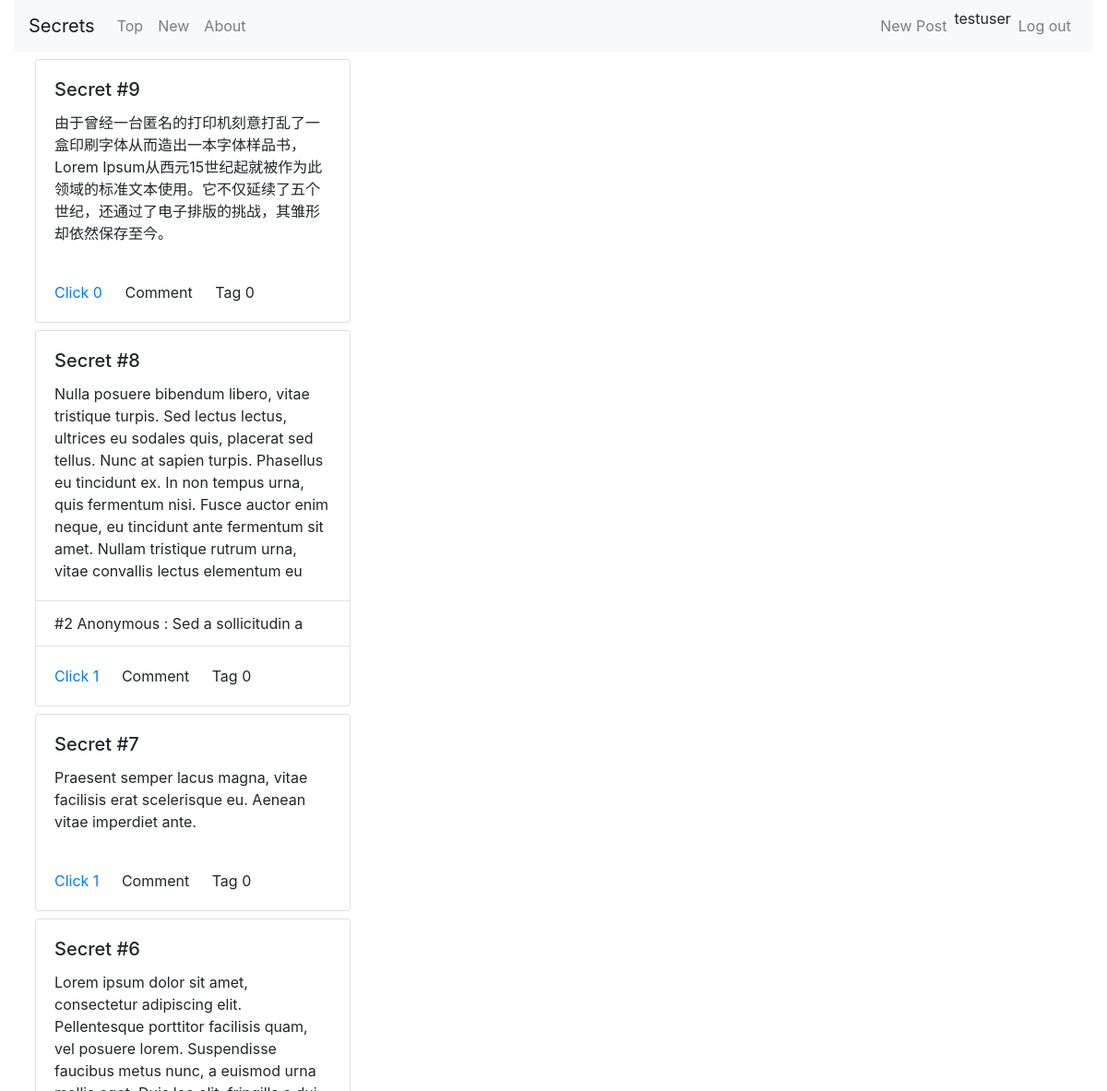
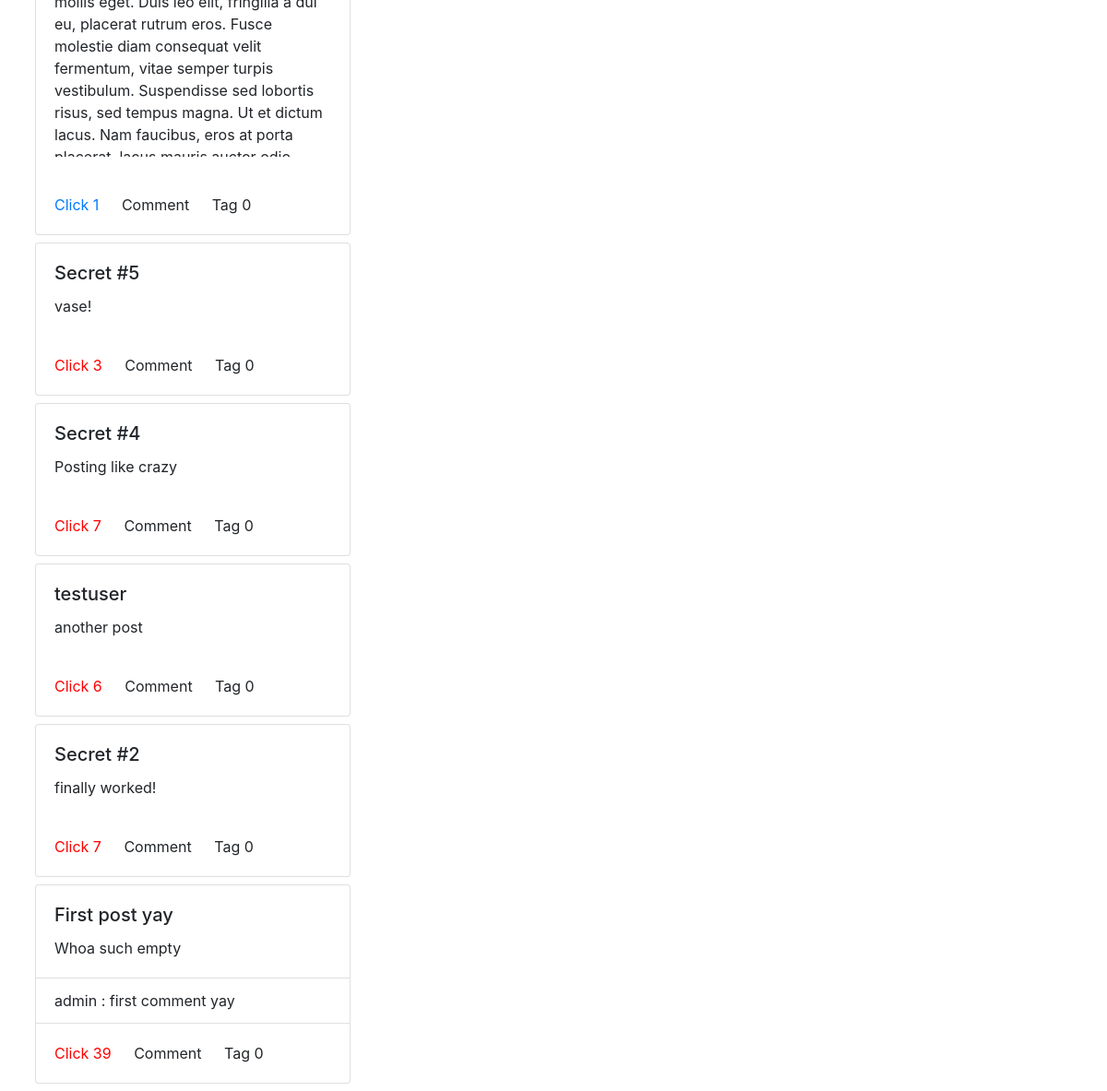
Screenshot of /forum/ (signed in) with the database file from the repository (2 pictures, top to bottom).
### forum/models.py (models this page shows, shortened)
class Post(models.Model):
    title = models.CharField(max_length=50, default='Untitled')
    author = models.ForeignKey(User, on_delete=models.CASCADE)
    date = models.DateTimeField(default = timezone.now)
    content = models.TextField(default="Whoa such empty")
    clicks = models.IntegerField(default=0)
    tags = models.IntegerField(default=0)

class Comments(models.Model):
    author = models.ForeignKey(User, on_delete=models.CASCADE)
    display_name = models.CharField(max_length=50, default='')
    date = models.DateTimeField(default=timezone.now)
    content = models.TextField(default='')
    post = models.ForeignKey(Post, on_delete=models.CASCADE)
    parent_comment = models.ForeignKey('self', on_delete=models.CASCADE, null=True, blank=True)
    def __str__(self):
        return self.display_name + ' : ' + str(self.content)[:20]

### forum/views.py (the view)
# urls.py: path('', views.IndexView.as_view(), name = 'index'),
class IndexView(View):
    template_name = "forum/index.html"
    mode = None
    def get_clicked(self, request, post_id):
        if request.user.is_authenticated:
            clicked_list = request.user.profile.clicked.split()
        else:
            try:
                clicked_list = request.session['clicked'].split()
            except KeyError: return False
        return str(post_id) in clicked_list
    def get(self, request):
        user = request.user
        if self.mode is 'top':
            self.index_post = Post.objects.order_by('-clicks')[:21]
        else:
            self.index_post = Post.objects.order_by('-date')[:21]
        for this_post in self.index_post:
            this_post.comment_snaps = Comments.objects.filter(post=this_post)[:3]
            this_post.clicked = self.get_clicked(request, this_post.pk)
        context = {
            'user':user,
            'latest_post_list': self.index_post,
        }
        return render(request, self.template_name, context)

### ui/templates/forum/index.html (shortened to what this page needs)
{% extends 'base.html' %}
{% block content %}
<div class="container-fluid">
  <div class="grid" data-masonry='{ "itemSelector": ".grid-item", "columnWidth": 1 }'>
    {% for post in latest_post_list %}
    <div class="card my-2 mx-2 grid-item index-card">
      <div class="card-body card-body-ajax" id="{{ post.id }}">
        <h5 class="card-title index-card-title">{{ post.title }}</h5>
        <p class="card-text index-card-text">{{ post.content }}</p>
      </div>
      <ul class="list-group list-group-flush">
        {% for comment_snippet in post.comment_snaps %}
        <li class="list-group-item index-card-comment">{{comment_snippet}}</li>
        {% endfor %}
      </ul>
      <div class="card-body">
        {% if post.clicked %}
        <a class="card-link clickup-button-ajax clickup-clicked" id='{{ post.id }}' style="color:red">
          Click {{post.clicks}}</a>
        {% else %}
        <a class="card-link clickup-button-ajax clickup-unclicked" id='{{ post.id }}' style="color:#007bff">
          Click {{post.clicks}}
        </a>
        {% endif %}
        <a class="card-link comment-ajax comment-button">Comment</a>
        <a class="card-link tag-ajax tag-button">Tag {{post.tags}}</a>
      </div>
    </div>
    {% endfor %}
  </div>
</div>
{% endblock %}

### ui/templates/base.html (shortened to what this page needs)
{% load static %}
{% load widget_tweaks %}
<!DOCTYPE html>
<html lang="en">
<head>
  <link rel="stylesheet" href="https://maxcdn.bootstrapcdn.com/bootstrap/4.0.0/css/bootstrap.min.css">
  <link rel="stylesheet" href="{% static "base.css" %}">
</head>
<body>
  <div class="container-fluid">
    <nav class="navbar navbar-expand-lg navbar-light bg-light">
      <a class="navbar-brand" href="{% url 'forum:index' %}">Secrets</a>
      <div class="collapse navbar-collapse" id="navbarSupportedContent">
        <ul class="navbar-nav mr-auto">
          <li class="nav-item">
            <a class="nav-link" href="{% url 'forum:top' %}">Top</a>
          </li>
          <li class="nav-item">
            <a class="nav-link" href="{% url 'forum:new' %}">New</a>
          </li>
          <li class="nav-item">
            <a class="nav-link" href="#">About</a>
          </li>
        </ul>
        <ul class="navbar-nav ml-auto">
          <li class="nav-item">
            <a class="nav-link new-post-ajax">New Post</a>
          </li>
          {% if user.is_authenticated %}
          {{ user.username }}
          <li class="nav-item">
            <a class="nav-link" href="{% url 'forum:logout'%}">Log out</a>
          </li>
          {% endif %}
        </ul>
      </div>
    </nav>
    {% block content %}
    {% endblock %}
  </div>
</body>
</html>

### ui/static/base.css (style rules this page uses)
.index-card-text { overflow: auto; max-height: 300px; }
.index-card { width: 30%; max-width: 400px; min-width: 250px; }

### rows the page displays
Post: title "Secret #9", content "由于曾经一台匿名的打印机刻意打乱了一盒印刷字体从而造出一本字体样品书，Lorem Ipsum从西元15世纪起就被作为此领域的标准文本使用。它不仅延续了五个世纪，还通过了电子排版的挑战，其雏形却依然保存至今。", clicks "0", tags "0"
Post: title "Secret #8", content "Nulla posuere bibendum libero, vitae tristique turpis. Sed lectus lectus, ultrices eu sodales quis, placerat sed tellus. Nunc at sapien turpis. Phasellus eu tincidunt ex. In non tempus urna, quis fermentum nisi. Fusce auctor enim neque, eu tincidunt ante fermentum sit amet. Nullam tristique rutrum urna, vitae convallis lectus elementum eu", clicks "1", tags "0"
Comments: display_name+content "#2 Anonymous : Sed a sollicitudin a"
Post: title "Secret #7", content "Praesent semper lacus magna, vitae facilisis erat scelerisque eu. Aenean vitae imperdiet ante.", clicks "1", tags "0"
Post: title "Secret #6", content "Lorem ipsum dolor sit amet, consectetur adipiscing elit. Pellentesque porttitor facilisis quam, vel posuere lorem. Suspendisse faucibus metus nunc, a euismod urna mollis eget. Duis leo elit, fringilla a dui eu, placerat rutrum eros. Fusce molestie diam consequat velit fermentum, vitae semper turpis vestibulum. Suspendisse sed lobortis risus, sed tempus magna. Ut et dictum lacus. Nam faucibus, eros at porta…", clicks "1", tags "0"
Post: title "Secret #5", content "vase!", clicks "3", tags "0"
Post: title "Secret #4", content "Posting like crazy", clicks "7", tags "0"
Post: title "testuser", content "another post", clicks "6", tags "0"
Post: title "Secret #2", content "finally worked!", clicks "7", tags "0"
Post: title "First post yay", content "Whoa such empty", clicks "39", tags "0"
Comments: display_name+content "admin : first comment yay"

### other values shown
{{ user.username }} "testuser"
